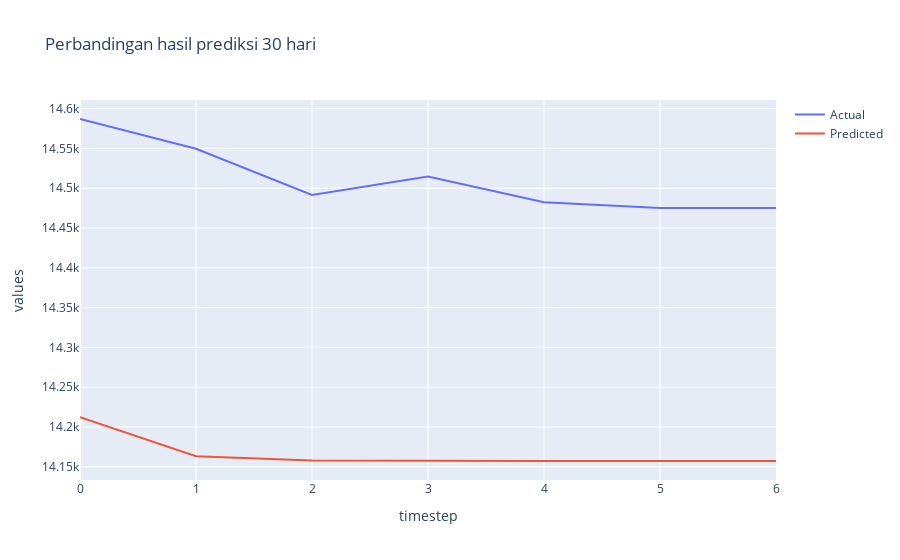

The code cell stored with this chart in its notebook:
### Code cell
fig = go.Figure()

x = [i for i in range(len(actual_denorm))]

fig.add_trace(go.Scatter(x=x, y=actual_denorm.squeeze(1), mode='lines', name="Actual"))
fig.add_trace(go.Scatter(x=x, y=predicted_denorm.squeeze(1), mode='lines', name="Predicted"))

fig.update_layout(
    xaxis_title='timestep',
    yaxis_title='values',
    title=f"Perbandingan hasil prediksi 30 hari",
    height=600
)
fig.show()

### Figure 1 — Plotly figure (JSON) as saved in the notebook; plotly's stock layout.template omitted (floating-point values rounded to 4 significant figures)
{"data": [{"mode": "lines", "name": "Actual", "type": "scatter", "x": [0, 1, 2, 3, 4, 5, 6], "y": [14590.0, 14550.0, 14490.0, 14510.0, 14480.0, 14480.0, 14480.0]}, {"mode": "lines", "name": "Predicted", "type": "scatter", "x": [0, 1, 2, 3, 4, 5, 6], "y": [14210.0, 14160.0, 14160.0, 14160.0, 14160.0, 14160.0, 14160.0]}], "layout": {"autosize": true, "title": {"text": "Perbandingan hasil prediksi 30 hari"}, "xaxis": {"autorange": true, "range": [0, 6], "title": {"text": "timestep"}, "type": "linear"}, "yaxis": {"autorange": true, "range": [14130.0, 14610.0], "title": {"text": "values"}, "type": "linear"}}}
